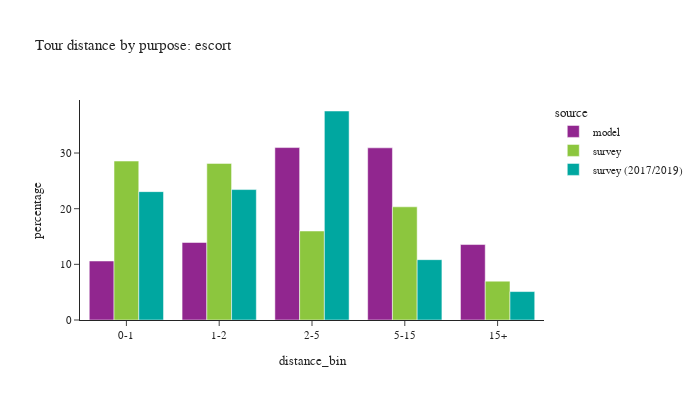

Write notebook code for a chart like this one.
### Code cell
plot_bins(tour, tour['pdpurp'] == 3, 'escort')

### Figure 1 — Plotly figure (JSON) as saved in the notebook; plotly's stock layout.template omitted (floating-point values rounded to 4 significant figures)
{"data": [{"alignmentgroup": "True", "customdata": [[81302], [106811], [237588], [237227], [103978]], "hovertemplate": "source=model<br>distance_bin=%{x}<br>percentage=%{y}<br>sample count=%{customdata[0]}<extra></extra>", "legendgroup": "model", "marker": {"color": "#91268F", "pattern": {"shape": ""}}, "name": "model", "offsetgroup": "model", "orientation": "v", "showlegend": true, "textposition": "auto", "type": "bar", "x": ["0-1", "1-2", "2-5", "5-15", "15+"], "xaxis": "x", "y": [10.6, 13.93, 30.98, 30.93, 13.56], "yaxis": "y"}, {"alignmentgroup": "True", "customdata": [[228], [229], [212], [151], [63]], "hovertemplate": "source=survey<br>distance_bin=%{x}<br>percentage=%{y}<br>sample count=%{customdata[0]}<extra></extra>", "legendgroup": "survey", "marker": {"color": "#8CC63E", "pattern": {"shape": ""}}, "name": "survey", "offsetgroup": "survey", "orientation": "v", "showlegend": true, "textposition": "auto", "type": "bar", "x": ["0-1", "1-2", "2-5", "5-15", "15+"], "xaxis": "x", "y": [28.56, 28.14, 15.99, 20.34, 6.981], "yaxis": "y"}, {"alignmentgroup": "True", "customdata": [[417], [364], [386], [194], [46]], "hovertemplate": "source=survey (2017/2019)<br>distance_bin=%{x}<br>percentage=%{y}<br>sample count=%{customdata[0]}<extra></extra>", "legendgroup": "survey (2017/2019)", "marker": {"color": "#00A7A0", "pattern": {"shape": ""}}, "name": "survey (2017/2019)", "offsetgroup": "survey (2017/2019)", "orientation": "v", "showlegend": true, "textposition": "auto", "type": "bar", "x": ["0-1", "1-2", "2-5", "5-15", "15+"], "xaxis": "x", "y": [23.06, 23.44, 37.55, 10.84, 5.108], "yaxis": "y"}], "layout": {"barmode": "group", "font": {"size": 11}, "height": 400, "legend": {"title": {"text": "source"}, "tracegroupgap": 0}, "title": {"text": "Tour distance by purpose: escort"}, "width": 700, "xaxis": {"anchor": "y", "domain": [0.0, 1.0], "title": {"text": "distance_bin"}}, "yaxis": {"anchor": "x", "domain": [0.0, 1.0], "title": {"text": "percentage"}}}}
